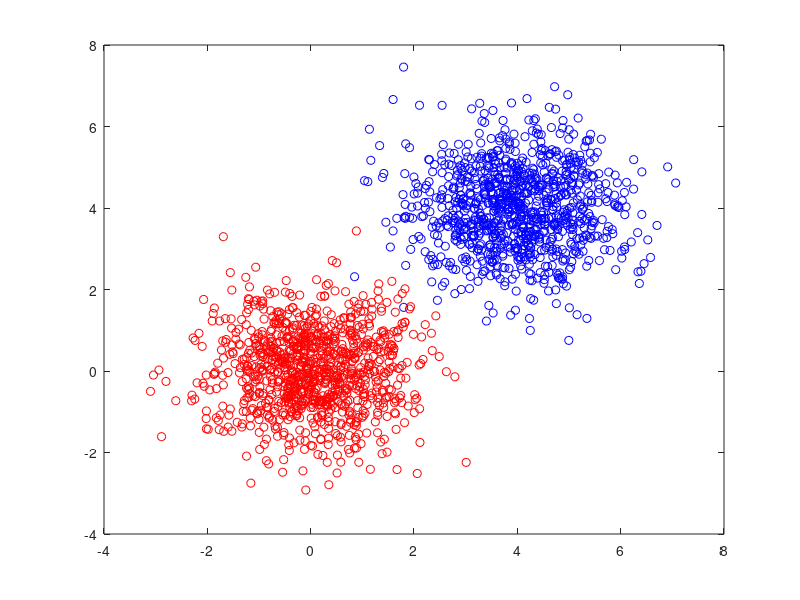

Write the MATLAB code that produced this figure. (Note: this script raises an error after producing the figure.)
%% Program to demonstrate perceptron learning rule
%
%rng(50);                 % Seed random number generator for reproducibility
m1=1000;                 % number of samples in set 1
m2=m1;                	 % number of samples in set 2
m=m1+m2;				 % total number of samples
%
a=4;					 % Cluster 1 centered at position (4,4) 
b=0;					 % Cluster 2 centered at position (0,0) 
c1=repmat([a ; a], 1, m1);    % center of cluster 1 (4,4)
c2=repmat([b ; b], 1, m2);    % center of cluster 2 (0,0)
%
x1=c1+randn(2, m1);      % set 1 is a Gaussian cluster centered at c1
x2=c2+randn(2, m2);      % set 2 is a Gaussian cluster centered at c2

T1=ones(1, m1) ;         % Classes coded as 1 and 0
T2=zeros(1,m2);

T=cat(2,T1,T2);% Class labels
x=cat(2,x1,x2); % data points
%

fg =figure(1);
plot(x1(1,:), x1(2,:), 'ob')
hold on
plot(x2(1,:), x2(2,:), 'or')
ax = gca;
ax.XAxisLocation='origin';
ax.YAxisLocation='origin';
ax.LineWidth=2;
ax.FontSize=14;
box off
fg.Color='w';


j=randperm(m);% Random permutation of the data points
T=T(j);
x=x(:,j);

theta=1;% Threshold
eta=0.05;% learning rate

w=[0;0];                % initial guess for weight vector  
 

% Visit the data points in random sequence to learn the weights
for i=1:m
   
   output = sum( x(:,i)' * w );
   
   if output >= theta
       fire = 1;
   else
       fire = 0;
   end
   
   %Updating weights if guess is wrong
   if fire == T(i)
   
   %weight vector is moved towards the point in each case    
   else
       %If blue but found red
       if T(i) == 1
           w = w + ( eta * x(:,i) );
           
       %If red but found blue
       else
           w = w - ( eta * x(:,i) );
       end
   end

end

%%% Decision boundary%%%

xmax = max( x(1,:));
xmin = min( x(1,:));

x = xmin : 0.5 : xmax;
y = ( 1 - w(1)*x ) / w(2); % W*U = Theta therefore w1x1 + w2x2 = theta

plot(x,y, 'g-', 'LineWidth', 2);


hold off


